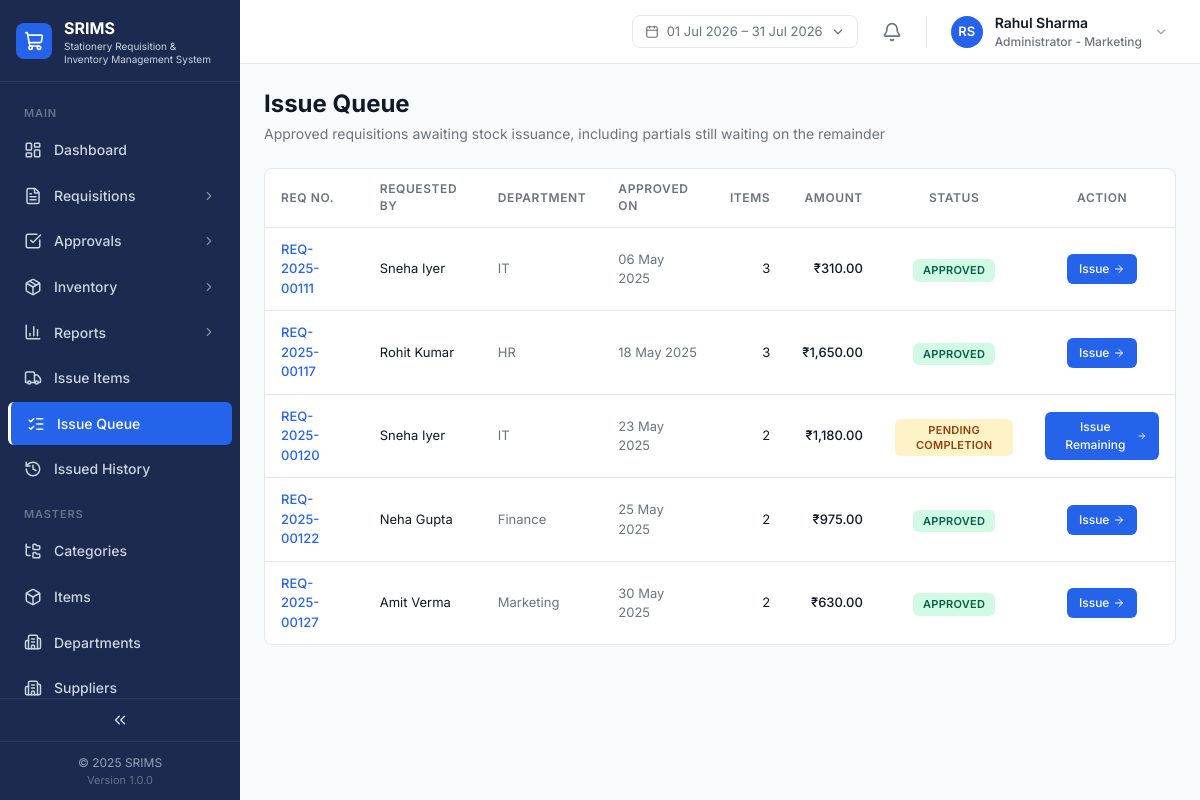
Page /issue/queue.php (signed in) on the committed database.
### tables this page shows
CREATE TABLE IF NOT EXISTS `departments` (
  `id` VARCHAR(40) NOT NULL PRIMARY KEY,
  `name` VARCHAR(191) NOT NULL UNIQUE
);

CREATE TABLE IF NOT EXISTS `requisitions` (
  `id` VARCHAR(40) NOT NULL PRIMARY KEY,
  `user_id` VARCHAR(40) NOT NULL,
  `department_id` VARCHAR(40) NOT NULL,
  `status` ENUM('DRAFT','PENDING','APPROVED','REJECTED','ISSUED','PARTIAL') NOT NULL DEFAULT 'DRAFT',
  `purpose` VARCHAR(191) DEFAULT NULL,
  `remarks` TEXT DEFAULT NULL,
  `required_date` DATE DEFAULT NULL,
  `total_amount` DECIMAL(12,2) NOT NULL DEFAULT 0,
  `priority` ENUM('LOW','NORMAL','URGENT') NOT NULL DEFAULT 'NORMAL',
  `created_at` DATETIME NOT NULL DEFAULT CURRENT_TIMESTAMP,
  `updated_at` DATETIME NOT NULL DEFAULT CURRENT_TIMESTAMP ON UPDATE CURRENT_TIMESTAMP,
  `approved_by_id` VARCHAR(40) DEFAULT NULL,
  `approved_at` DATETIME DEFAULT NULL,
  `rejected_reason` TEXT DEFAULT NULL,
  KEY `idx_req_status` (`status`),
  KEY `idx_req_user` (`user_id`),
  KEY `idx_req_department` (`department_id`),
  KEY `idx_req_created` (`created_at`),
  CONSTRAINT `fk_req_user` FOREIGN KEY (`user_id`) REFERENCES `users` (`id`),
  CONSTRAINT `fk_req_department` FOREIGN KEY (`department_id`) REFERENCES `departments` (`id`),
  CONSTRAINT `fk_req_approver` FOREIGN KEY (`approved_by_id`) REFERENCES `users` (`id`)
);

CREATE TABLE IF NOT EXISTS `users` (
  `id` VARCHAR(40) NOT NULL PRIMARY KEY,
  `name` VARCHAR(191) NOT NULL,
  `email` VARCHAR(191) NOT NULL UNIQUE,
  `password_hash` VARCHAR(255) NOT NULL,
  `role` ENUM('ADMIN','USER','APPROVER','INVENTORY_MGR') NOT NULL DEFAULT 'USER',
  `department_id` VARCHAR(40) NOT NULL,
  `approver_id` VARCHAR(40) DEFAULT NULL,
  `is_active` TINYINT(1) NOT NULL DEFAULT 1,
  `avatar_url` LONGTEXT DEFAULT NULL,
  KEY `idx_users_department` (`department_id`),
  CONSTRAINT `fk_users_department` FOREIGN KEY (`department_id`) REFERENCES `departments` (`id`),
  CONSTRAINT `fk_users_approver` FOREIGN KEY (`approver_id`) REFERENCES `users` (`id`)
);

### includes/auth.php (called while the page is built, shortened)
<?php
function currentUser(): ?array
{
    return $_SESSION['user'] ?? null;
}

### issue/queue.php (the view, shortened to what this page needs)
<?php
require_once __DIR__ . '/../config.php';
$user = currentUser();
$sql = "SELECT r.*, u.name AS user_name, d.name AS department_name, (SELECT COUNT(*) FROM requisition_items WHERE requisition_id=r.id) AS item_count
        FROM requisitions r JOIN users u ON u.id=r.user_id JOIN departments d ON d.id=r.department_id
        WHERE r.status IN ('APPROVED', 'PARTIAL') ORDER BY r.approved_at ASC";
$queue = $pdo->query($sql)->fetchAll();
include __DIR__ . '/../includes/header.php';
include __DIR__ . '/../includes/app-shell-start.php';
?>
<div class="mb-6"><h1 class="text-page-title text-text-primary">Issue Queue</h1><p class="text-page-subtitle text-text-secondary mt-1">Approved requisitions awaiting stock issuance, including partials still waiting on the remainder</p></div>
<div class="rounded-card border border-border bg-surface-card">
    <div class="overflow-x-auto">
        <table class="w-full">
            <thead><tr class="border-b border-border">
                <th class="px-4 py-3 text-left text-table-header uppercase tracking-table-header text-text-secondary">REQ No.</th>
                <th class="px-4 py-3 text-left text-table-header uppercase tracking-table-header text-text-secondary">Requested By</th>
                <th class="px-4 py-3 text-left text-table-header uppercase tracking-table-header text-text-secondary">Department</th>
                <th class="px-4 py-3 text-left text-table-header uppercase tracking-table-header text-text-secondary">Approved On</th>
                <th class="px-4 py-3 text-right text-table-header uppercase tracking-table-header text-text-secondary">Items</th>
                <th class="px-4 py-3 text-right text-table-header uppercase tracking-table-header text-text-secondary">Amount</th>
                <th class="px-4 py-3 text-center text-table-header uppercase tracking-table-header text-text-secondary">Status</th>
                <th class="px-4 py-3 text-center text-table-header uppercase tracking-table-header text-text-secondary">Action</th>
            </tr></thead>
            <tbody>
                <?php if (empty($queue)): ?>
                <tr><td colspan="8" class="px-4 py-12 text-center text-[14px] text-text-muted">No requisitions in the issue queue</td></tr>
                <?php else: foreach ($queue as $req): $isPartial = $req['status'] === 'PARTIAL'; ?>
                <tr class="border-b border-border last:border-0 hover:bg-gray-50">
                    <td class="px-4 py-3 text-[13px] font-medium text-brand-primary"><?= e($req['id']) ?></td>
                    <td class="px-4 py-3 text-[13px] text-text-primary"><?= e($req['user_name']) ?></td>
                    <td class="px-4 py-3 text-[13px] text-text-secondary"><?= e($req['department_name']) ?></td>
                    <td class="px-4 py-3 text-[13px] text-text-secondary"><?= $req['approved_at'] ? formatDate($req['approved_at']) : '—' ?></td>
                    <td class="px-4 py-3 text-right text-[13px] text-text-primary"><?= (int) $req['item_count'] ?></td>
                    <td class="px-4 py-3 text-right text-[13px] font-medium text-text-primary"><?= formatCurrency((float) $req['total_amount']) ?></td>
                    <td class="px-4 py-3 text-center"><?= $isPartial ? statusPill('partial', 'Pending Completion') : statusPill('approved') ?></td>
                    <td class="px-4 py-3 text-center"><a href="items.php?req=<?= e($req['id']) ?>" class="inline-flex items-center gap-1 rounded-button bg-brand-primary px-3 py-1.5 text-[12px] font-medium text-white hover:bg-brand-primary-hover"><?= $isPartial ? 'Issue Remaining' : 'Issue' ?> <i data-lucide="arrow-right" style="width:12px;height:12px"></i></a></td>
                </tr>
                <?php endforeach; endif; ?>
            </tbody>
        </table>
    </div>
</div>
<?php include __DIR__ . '/../includes/app-shell-end.php'; ?>

### includes/topbar.php (shortened to what this page needs)
<?php
$today = new DateTime('now');
$rangeFrom = (new DateTime($today->format('Y-m-01')))->format('Y-m-d');
$rangeTo   = (new DateTime($today->format('Y-m-t')))->format('Y-m-d');
$fmtDisplay = fn(string $iso) => (new DateTime($iso))->format('d M Y');
?>
<header class="app-topbar fixed top-0 left-0 right-0 z-30 flex h-topbar items-center justify-between border-b border-border bg-white px-6">
    <div class="flex items-center gap-4">
        <div class="relative hidden md:block">
            <button type="button" id="dateRangeBtn" class="flex items-center gap-2 rounded-lg border border-border px-3 py-1.5 text-[13px] text-text-secondary hover:bg-gray-50">
                <i data-lucide="calendar" style="width:14px;height:14px"></i>
                <span id="dateRangeLabel"><?= e($fmtDisplay($rangeFrom)) ?> – <?= e($fmtDisplay($rangeTo)) ?></span>
                <i data-lucide="chevron-down" style="width:14px;height:14px"></i>
            </button>
        </div>
        <div class="relative">
            <button type="button" id="notifBellBtn" class="relative rounded-md p-2 text-text-secondary hover:bg-gray-100">
                <i data-lucide="bell" style="width:20px;height:20px"></i>
            </button>
        </div>
        <div class="relative">
            <button type="button" id="userMenuBtn" class="flex items-center gap-3 rounded-lg px-2 py-1 hover:bg-gray-50">
                <?php if (!empty($user['avatarUrl'])): ?>
                    <img src="<?= e($user['avatarUrl']) ?>" alt="<?= e($user['name']) ?>" class="h-8 w-8 rounded-full object-cover">
                <?php else: ?>
                    <div class="flex h-8 w-8 items-center justify-center rounded-full bg-brand-primary text-[13px] font-semibold text-white"><?= e(userInitials($user['name'])) ?></div>
                <?php endif; ?>
                <div class="hidden text-left md:block">
                    <div class="text-[14px] font-semibold text-text-primary"><?= e($user['name']) ?></div>
                    <div class="text-[12px] font-medium text-text-secondary"><?= e(roleLabel($user['role'])) ?><?= $user['departmentName'] ? ' - ' . e($user['departmentName']) : '' ?></div>
                </div>
                <i data-lucide="chevron-down" class="hidden text-text-muted md:block" style="width:14px;height:14px"></i>
            </button>
        </div>
    </div>
</header>

### includes/functions.php (shortened to what this page needs)
<?php
function formatCurrency(float $amount): string
{
    $formatted = number_format($amount, 2);
    if (preg_match('/^(-?)(\d+)(\.\d{2})$/', $formatted === '' ? '0.00' : str_replace(',', '', $formatted), $m)) {
        $sign = $m[1];
        $intPart = $m[2];
        $decPart = $m[3];
        if (strlen($intPart) > 3) {
            $last3 = substr($intPart, -3);
            $rest  = substr($intPart, 0, -3);
            $rest  = preg_replace('/\B(?=(\d{2})+(?!\d))/', ',', $rest);
            $intPart = $rest . ',' . $last3;
        }
        $formatted = $sign . $intPart . $decPart;
    }
    return '₹' . $formatted;
}
function formatDate($date): string
{
    $ts = is_numeric($date) ? (int)$date : strtotime((string)$date);
    return date('d M Y', $ts);
}
function roleLabel(string $role): string
{
    $labels = [
        'ADMIN'         => 'Administrator',
        'USER'          => 'Employee',
        'APPROVER'      => 'Manager',
        'INVENTORY_MGR' => 'Inventory Manager',
    ];
    return $labels[$role] ?? $role;
}
function userInitials(string $name): string
{
    $parts = preg_split('/\s+/', trim($name));
    $initials = '';
    foreach ($parts as $p) {
        if ($p !== '') $initials .= mb_substr($p, 0, 1);
    }
    return mb_strtoupper(mb_substr($initials, 0, 2));
}
function statusPill(string $variant, ?string $label = null): string
{
    $styles = [
        'pending'    => 'bg-status-pending-bg text-status-pending-text',
        'approved'   => 'bg-status-approved-bg text-status-approved-text',
        'issued'     => 'bg-status-issued-bg text-status-issued-text',
        'rejected'   => 'bg-status-rejected-bg text-status-rejected-text',
        'new'        => 'bg-status-new-bg text-status-new-text',
        'low'        => 'bg-status-low-bg text-status-low-text',
        'critical'   => 'bg-status-critical-bg text-status-critical-text',
        'inStock'    => 'bg-status-in-stock-bg text-status-in-stock-text',
        'outOfStock' => 'bg-status-out-of-stock-bg text-status-out-of-stock-text',
        'partial'    => 'bg-status-partial-bg text-status-partial-text',
        'draft'      => 'bg-status-draft-bg text-status-draft-text',
        'inward'     => 'bg-status-approved-bg text-status-approved-text',
        'outward'    => 'bg-status-rejected-bg text-status-rejected-text',
    ];
    $labels = [
        'pending'    => 'Pending Approval',
        'approved'   => 'Approved',
        'issued'     => 'Issued',
        'rejected'   => 'Rejected',
        'new'        => 'New',
        'low'        => 'Low Stock',
        'critical'   => 'Critical',
        'inStock'    => 'In Stock',
        'outOfStock' => 'Out of Stock',
        'partial'    => 'Partial',
        'draft'      => 'Draft',
        'inward'     => 'Inward',
        'outward'    => 'Outward',
    ];
    $cls  = $styles[$variant] ?? 'bg-gray-100 text-gray-700';
    $text = $label ?? ($labels[$variant] ?? $variant);
    return '<span class="inline-flex items-center rounded-pill px-2.5 py-1 text-status-pill uppercase tracking-wide ' . $cls . '">'
        . htmlspecialchars($text, ENT_QUOTES) . '</span>';
}
function e(?string $s): string
{
    return htmlspecialchars((string) $s, ENT_QUOTES, 'UTF-8');
}

### assets/css/custom.css (style rules this page uses)
:root { --sidebar-bg: #1B2A4E; --sidebar-active: #2563EB; --sidebar-text: #CBD5E1; --sidebar-text-hi: #FFFFFF; --sidebar-section: #64748B; --sidebar-border: #2D3B5E; --bg-app: #F9FAFB; --bg-card: #FFFFFF; --border: #E5E7EB; --border-strong: #D1D5DB; --text-primary: #111827; --text-secondary: #6B7280; --text-muted: #9CA3AF; --primary: #2563EB; --primary-hover: #1D4ED8; }
body { color: var(--text-primary); background: var(--bg-app); }
.app-topbar { left: 240px; transition: left .3s; }
@media (min-width: 1024px) { .app-topbar { left: 240px; } }

### rows in the picture
departments: name "Marketing"
requisitions: id "REQ-2025-00111", user.name "Sneha Iyer", department.name "IT", approved_at "06 May 2025", item_count "3", total_amount "₹310.00", text "APPROVED", status "Issue"
requisitions: id "REQ-2025-00117", user.name "Rohit Kumar", department.name "HR", approved_at "18 May 2025", item_count "3", total_amount "₹1,650.00", text "APPROVED", status "Issue"
requisitions: id "REQ-2025-00120", user.name "Sneha Iyer", department.name "IT", approved_at "23 May 2025", item_count "2", total_amount "₹1,180.00", text "PENDING COMPLETION", status "Issue Remaining"
requisitions: id "REQ-2025-00122", user.name "Neha Gupta", department.name "Finance", approved_at "25 May 2025", item_count "2", total_amount "₹975.00", text "APPROVED", status "Issue"
requisitions: id "REQ-2025-00127", user.name "Amit Verma", department.name "Marketing", approved_at "30 May 2025", item_count "2", total_amount "₹630.00", text "APPROVED", status "Issue"

### other values in the picture
$companyName ?: 'SRIMS' "SRIMS"
$section['title'] "MAIN"
$item['label'] "Dashboard"
$item['label'] "Requisitions"
$item['label'] "Approvals"
$item['label'] "Inventory"
$item['label'] "Reports"
$item['label'] "Issue Items"
$item['label'] "Issue Queue"
$item['label'] "Issued History"
$section['title'] "MASTERS"
$item['label'] "Categories"
$item['label'] "Items"
$item['label'] "Departments"
$item['label'] "Suppliers"
